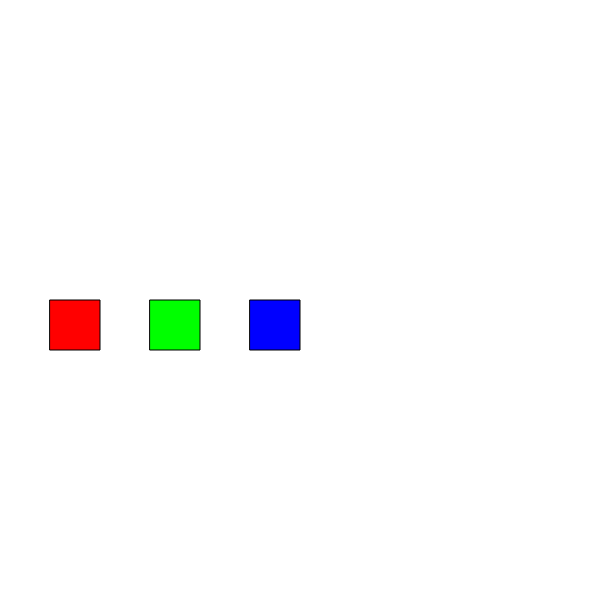
Frame 1 (no input)
Frame 60 (no input): identical to frame 1, image omitted
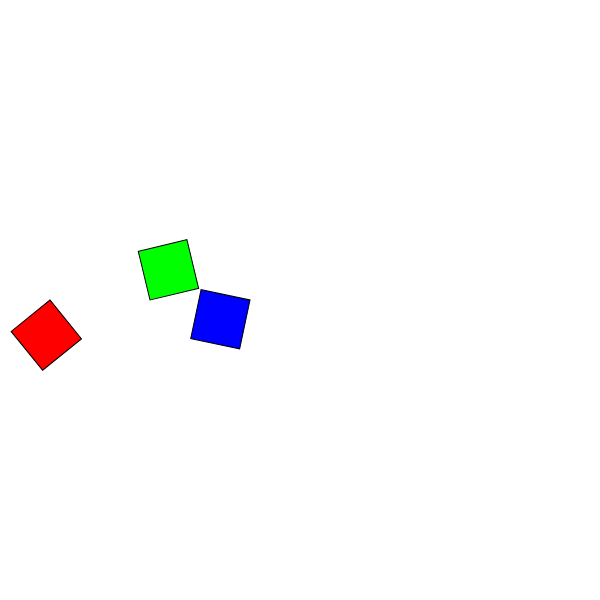
Frame 120 (the mouse pressed at the canvas centre since frame 60)

The p5.js sketch that drew these frames (run headless with seeded random() and noise() and a simulated clock; from frame 60 on, the mouse is pressed at the canvas centre):

// p5.js sketch
// ── sketch.js

function setup(){
createCanvas(600,600);

}

function draw(){
	background(255);

	var mapRotate = map(mouseX,0,width,0,2*PI);
/*
push();
fill(255,0,0);
translate(50,height/2);
rotate(mapRotate*PI);
rect(0,0,50,50);

pop();

push();
fill(0,255,0);
translate(150,height/2);
rotate(mapRotate*PI*(5/2));
rect(0,0,50,50);

pop();

push();
fill(0,0,255);
translate(250,height/2);
rotate(mapRotate*PI/5);
rect(0,0,50,50);

pop();
*/

 for (var i = 0; i < 1; i += 1) {
        push();
        fill(255, 0, 0);
        translate(50, height / 2);
        rotate(mapRotate * PI * (i + 2));
        rect(0, 0, 50, 50);

        pop();

        push();
        fill(0, 255, 0);
        translate(150, height / 2);
        rotate(mapRotate * PI * (i + 3));
        rect(0, 0, 50, 50);

        pop();

        push();
        fill(0, 0, 255);
        translate(250, height / 2);
        rotate(mapRotate * PI * (i + 4));
        rect(0, 0, 50, 50);

        pop();
    }


}
